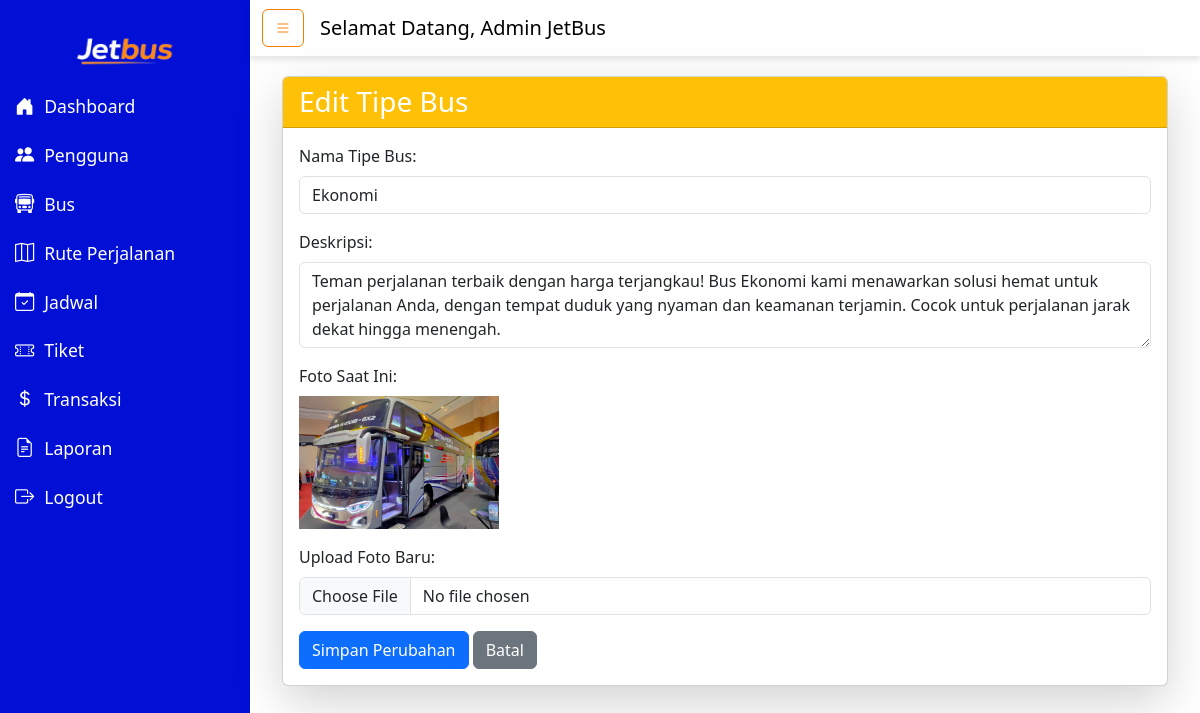
The page /admin/editTipeBus.php?id=7 (signed in) on the database its author committed.
### tables this page shows
CREATE TABLE `tipe_bus` (
  `id_tipe` int(11) NOT NULL,
  `nama_tipe` varchar(50) NOT NULL,
  `deskripsi` text DEFAULT NULL,
  `foto` varchar(255) NOT NULL
);

### admin/editTipeBus.php (the view, shortened to what this page needs)
<?php
include "header.php";
include "../koneksi.php";
$id = $_GET['id'] ?? '';
$query = "SELECT * FROM tipe_bus WHERE id_tipe = ?";
$stmt = $koneksi->prepare($query);
$stmt->bind_param("i", $id);
$stmt->execute();
$result = $stmt->get_result();
$data = $result->fetch_assoc();
?>
<div class="d-flex">
    <?php include "sidebar.php"; ?>
    <div class="content-wrapper w-100">
        <?php include "navbar.php"; ?>
        <main class="content">
            <div class="container-fluid">
                <div class="card shadow-lg mb-3">
                    <div class="card-header bg-warning text-white">
                        <h3 class="mb-0">Edit Tipe Bus</h3>
                    </div>
                    <div class="card-body">
                        <form method="POST" enctype="multipart/form-data">
                            <div class="mb-3">
                                <label for="namaTipe" class="form-label">Nama Tipe Bus:</label>
                                <input type="text" class="form-control" id="namaTipe" name="namaTipe" required value="<?= htmlspecialchars($data['nama_tipe']) ?>">
                            </div>
                            <div class="mb-3">
                                <label for="deskripsi" class="form-label">Deskripsi:</label>
                                <textarea class="form-control" id="deskripsi" name="deskripsi" rows="3"><?= htmlspecialchars($data['deskripsi']) ?></textarea>
                            </div>
                            <div class="mb-3">
                                <label class="form-label">Foto Saat Ini:</label><br>
                                <?php if (!empty($data['foto'])): ?>
                                    <img src="../assets/upload/<?= htmlspecialchars($data['foto']) ?>" alt="Foto Tipe Bus" width="200">
                                <?php else: ?>
                                    <p>Tidak ada foto</p>
                                <?php endif; ?>
                            </div>
                            <div class="mb-3">
                                <label for="foto" class="form-label">Upload Foto Baru:</label>
                                <input type="file" class="form-control" id="foto" name="foto" placeholder="Kosongkan jika tidak mau diubah">
                            </div>
                            <button type="submit" class="btn btn-primary">Simpan Perubahan</button>
                            <a href="kelolaTipeBus.php" class="btn btn-secondary">Batal</a>
                        </form>
                    </div>
                </div>
            </div>
        </main>
    </div>
</div>
<?php include "footer.php"; ?>

### assets/css/admin.css (style rules this page uses)
body { font-family: Arial, sans-serif; background-color: #f5f5f5; margin: 0; padding: 0; }
.content-wrapper { flex: 1; display: flex; flex-direction: column; }
.content { padding: 20px; background-color: white; min-height: 100vh; }

### rows shown on the page
tipe_bus: namaTipe "Ekonomi", deskripsi "Teman perjalanan terbaik dengan harga terjangkau! Bus Ekonomi kami menawarkan solusi hemat untuk perjalanan Anda, dengan tempat duduk yang nyaman dan keamanan terjamin. Cocok untuk perjalanan jarak dekat hingga menengah.", foto (picture)

### other values the page prints
$_SESSION['nama'] "Admin JetBus"
